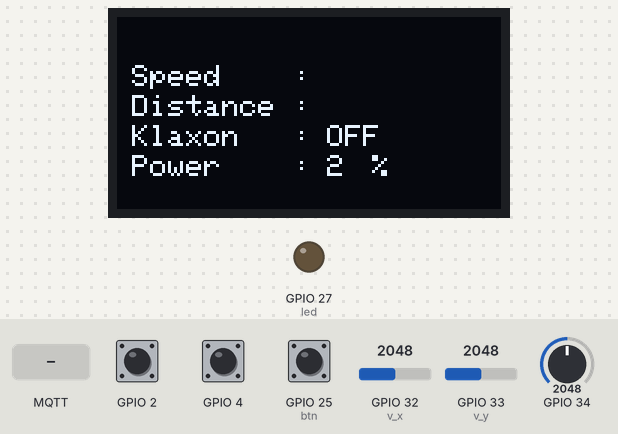
A program run on a simulated ESP32. Shown: 128×64 one-colour display, output pins drawn as LEDs (lit = HIGH). The inputs (shaded band) are chosen by the test bench; at power-on: GPIO 25 (btn) HIGH, GPIO 34 = 2048, GPIO 2 HIGH, GPIO 4 HIGH, GPIO 32 (v_x) = 2048, GPIO 33 (v_y) = 2048. WiFi joins after 1.5 s; servers stay silent unless stated; no MQTT or app messages arrive unless stated; what the program prints to the serial monitor is not drawn.

Above: at 6.1 s.
6.2 s: GPIO 25 (btn) pulled LOW for 0.15 s
At 7.7 s:
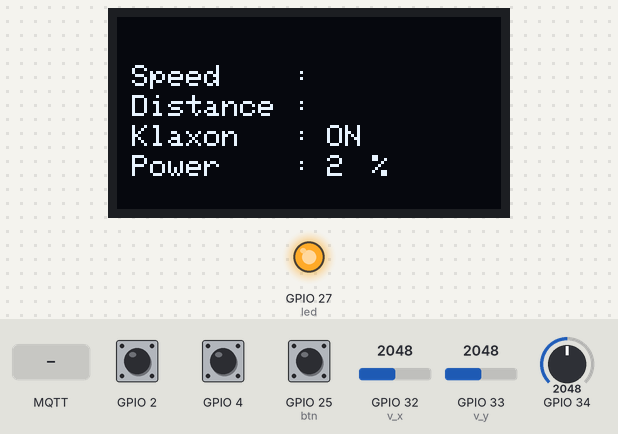
8.0 s: GPIO 34 set to 1986
9.8 s: MQTT message "speed" arrives on the first subscribed topic
At 11.1 s:
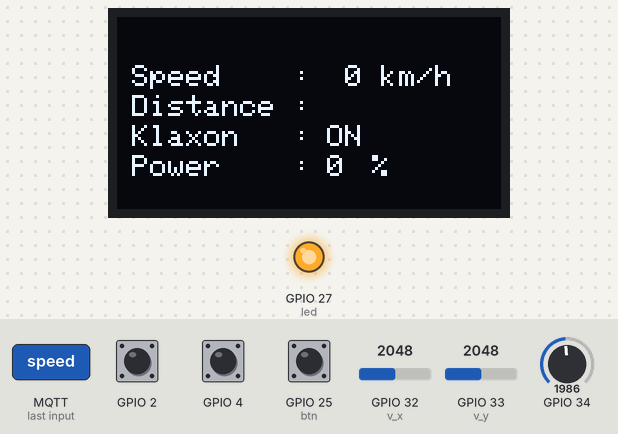
11.5 s: MQTT message "1" arrives on the first subscribed topic
At 12.8 s:
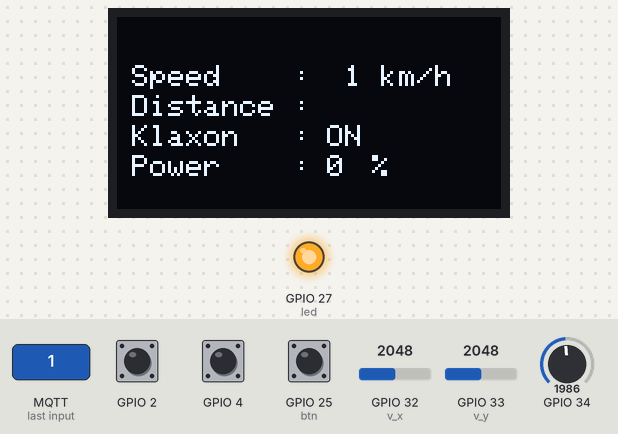
13.1 s: MQTT message "speed" arrives on the second subscribed topic
At 14.5 s:
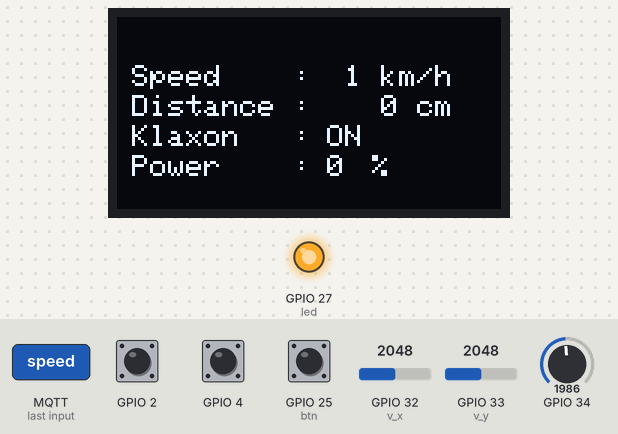
14.8 s: GPIO 34 set to 1228
At 15.3 s:
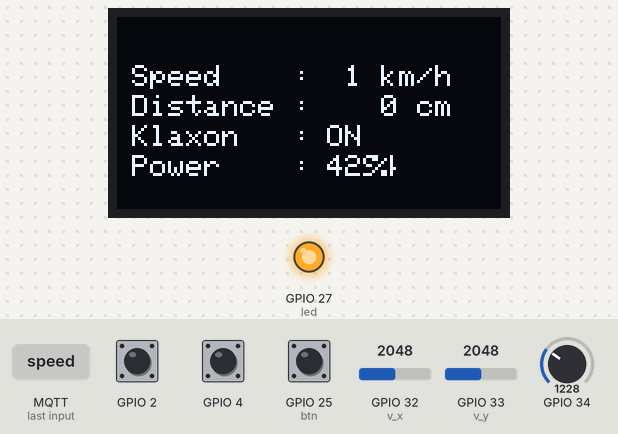
Timing chart, 0 to 17.8 s (numbered marks = the images above; inputs shaded):
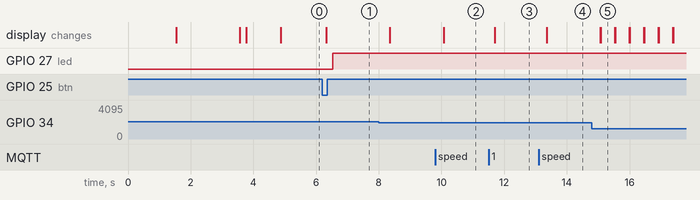

The program:

main.cpp
```cpp
#include <Arduino.h>
// connect to wifi spot and mqtt server
#include <FreeRTOS.h>
#include <WiFi.h>
#include <PubSubClient.h>
//------------------------------------

// For OLED SSD1306-------------------
#include <Adafruit_GFX.h>
#include <Adafruit_SSD1306.h>
#include <Adafruit_GrayOLED.h>
//------------------------------------

// SSID and password for wifi spot----
const char* ssid = "AntoDB";
const char* password = "3049oQ7%";
//------------------------------------

// ID mqtt server --------------------
const char* mqtt_server = "192.168.137.189";
//------------------------------------

// connecting to wifi ----------------
WiFiClient espClient;
PubSubClient client(espClient);
//------------------------------------

String clientId = "Hello"; // ID client MQTT

TaskHandle_t Task1; // task oled
TaskHandle_t Task2; // task other

#define SCREEN_WIDTH 128 // OLED display width, in pixels
#define SCREEN_HEIGHT 64 // OLED display height, in pixels
#define OLED_RESET -1    // Reset pin # (or -1 if sharing Arduino reset pin)

#define v_y 33 // pinout y joystick
#define v_x 32 // pinout x joystick
#define btn 25 // pinout button joystick
#define led 27 // pinout led

char data_x[5];   // char values x joystick to send
char data_y[5];   // char values y joystick to send
char data_T0[5];  // char values touch button (T0) to send
char data_T2[5];  // char values touch button (T2) to send
char send_btn[5]; // char values button to send
int value_x;      // variable x joystick
int value_y;      // variable y joystick
int battery;
int battery_map;
char str_battery[5];
char test_battery[5];
//--------- Touch button---------------------------
int value_T0;  // variable touch button (T0)
int value_T2;  // variable touch button (T2)
int value_VT0; // values touch button (T0)
int value_VT2; // values touch button (T2)

int counter1;  //evite des erreurs d'envoie sur T0
int counter2;  //evite des erreurs d'envoie sur T2

//********************************************
int send_VT0; // values of T0 send to MQTT
int send_VT2; // values of T2 send to MQTT
//********************************************
int pre_send_VT0; // values used to send (values of T0)when its differents
int pre_send_VT2; // values used to send (values of T2)when its differents
char puplish_VT0[5]; // send to MQTT in form of char*
char puplish_VT2[5]; // send to MQTT in form of char*
//--------------------------------------------------

//---------------------data-------------------------
int state1_joy = 0;   // valeur par defaut 0 utilisé pour le systeme d'envoie de donnée
int pre1_joy = 0;     // valeur par defaut 0 utilisé pour le systeme d'envoie de donnée
char etat1_joy[5];    // utiliser pour envoyer les données
int state2_joy = 0;   // valeur par defaut 0 utilisé pour le systeme d'envoie de donnée
int pre2_joy = 0;     // valeur par defaut 0 utilisé pour le systeme d'envoie de donnée
char etat2_joy[5];    // utiliser pour envoyer les données
int speed_v;          // utiliser pour récupérer la valeur du topic speed
int distance;         // utiliser pour récupérer la valeur du topic distance
char str_speed[10];   // utiliser pour la convertion et de pouvoir imprimer sur le oled
char str_distance[10];// utiliser pour la convertion et de pouvoir imprimer sur le oled
//--------------------------------------------------
int etat_led = 0;       // etat de la led par défaut
int ledState = LOW;     // the current state of LED
int lastButtonState;    // the previous state of button
int currentButtonState; // the current state of button
// Declaration for an SSD1306 display connected to I2C (SDA, SCL pins)

int OLEDclock;
int oldOLEDclock;

Adafruit_SSD1306 display(SCREEN_WIDTH, SCREEN_HEIGHT, &Wire, OLED_RESET);

void setup_wifi() {
  delay(10);
  // We start by connecting to a WiFi network
  Serial.println();
  Serial.print("Connecting to ");
  Serial.println(ssid);
  WiFi.begin(ssid, password);
  while (WiFi.status() != WL_CONNECTED) {
    delay(500);
    Serial.print(".");
  }
  Serial.println("");
  Serial.print("WiFi connected - ESP IP address: ");
  Serial.println(WiFi.localIP());
}

void callback(String topic, byte* payload, unsigned int length) {
  Serial.print("Message arrived on topic: ");
  Serial.print(topic);
  Serial.print(". Message: ");
  String messageTemp;

  for (int i = 0; i < length; i++) {
    Serial.print((char)payload[i]);
  }
  Serial.println();

  char buffer1[length+1];// On crée une variable local de buffer
  for (int i = 0; i < length+1; i++) {// On relis tous les caractères reçus sur le topic
    buffer1[i] = (char)payload[i];// On enregistre tous les caractères que l'on a besoin (uniquement)
  }
  if (String(topic) == "speed") {// On vérifie si c'est le bon topic
    speed_v = atoi(buffer1);
    sprintf(str_speed, "%2u km/h", speed_v);
  }
  if (String(topic) == "distance") {// On vérifie si c'est le bon topic
    distance = atoi(buffer1);
    sprintf(str_distance, "%4u cm ", distance);
  }
}

void reconnect() {
  // Loop until we're reconnected
  while (!client.connected()) {
    Serial.print("Attempting MQTT connection...");
    // Attempt to connect

    if (client.connect("Hola")) {
      Serial.println("connected");
      // Subscribe or resubscribe to a topic

      //subscribe to topic room/lamp
      client.subscribe("speed");
      //subscribe to topic room_R
      client.subscribe("distance");


    } else {
      Serial.print("failed, rc=");
      Serial.print(client.state());
      Serial.println(" try again in 5 seconds");
      // Wait 5 seconds before retrying
      delay(5000);
    }
  }
}

void printToOLED(int x, int y,  char *message){
  /*
  *Function to print on SSD1306 oled
  */
  display.setCursor(x, y); // place the cursor
  display.setTextColor(WHITE,BLACK); //Superposer les texte
  display.print(message);// write the text
  display.display();// put some delay
}
void Task1code( void * parameter ){
  /*
   * task use to print on oled
   * anything imformation that need to
   * be print on oled are done with
   * this task
   */
  const TickType_t xDelayTask1 = 1 / portTICK_PERIOD_MS ;// delay
  for(;;){

    printToOLED(5,16,"Speed    :");  // afficher "Speed    :" sur le oled aux coordonnées 5 , 16
    printToOLED(70,16,str_speed);    // afficher la valeur dans str_speed sur le oled aux coordonnées 70 , 16
    printToOLED(5,26,"Distance :");  // afficher "Distance :" sur le oled aux coordonnées 5 , 26
    printToOLED(70,26,str_distance); // afficher la valeur dans str_distance sur le oled aux coordonnées 70 , 26
    printToOLED(5,36,"Klaxon   :");  // afficher "Klaxon   :" sur le oled aux coordonnées 5 , 36
    printToOLED(5,46,"Power    :");  // afficher "Power    :" sur le oled aux coordonnées 5 , 46
    printToOLED(70,46,str_battery);  // afficher la valeur dans str_battery sur le oled aux coordonnées 70 , 46
    printToOLED(85,46,"%");          // afficher "%" sur le oled aux coordonnées 85 , 46

    vTaskDelay( xDelayTask1 );// delay

    if (ledState == 1) // si ledState == 1
    {
    printToOLED(70, 36 ,"ON "); // afficher ON sur le oled aux coordonnées 70 , 36
    }
    else if (ledState!= 1)// si ledState est différent de 1
    {
      printToOLED(70, 36 ,"OFF");// afficher OFF sur le oled aux coordonnées 70 , 36
    }
    }
  vTaskDelay( xDelayTask1 ); // delay
  }

void Task2code( void * parameter ){
/*
cette tache faire tout sauf les affichages sur le oled
dans cette tache, on retrouve la lecture des touch button
du joystick, la lecture des topic mais il y a aussi les
traitements de données et l'envoie des données
*/

  const TickType_t xDelayTask2 = 50 / portTICK_PERIOD_MS ;   // remplace la fonction delay (50 ms)
  const TickType_t xDelayTask2_2 = 50 / portTICK_PERIOD_MS ; // remplace la fonction delay (50 ms)
  const TickType_t xDelayTask2_3 = 50 / portTICK_PERIOD_MS ; // remplace la fonction delay (50 ms)
  for(;;){

    if (!client.connected()) {// Si le client pour le MQTT en WiFi n'est pas connecté
    reconnect(); // On appelle la fonction qui demande une reconnexion
  }
  client.loop();

    value_x = analogRead(v_x); // lecture du joystick X
    value_y = analogRead(v_y); // lecture du joystick Y

//======================= Lecture de la batterie ====================================

    battery = analogRead(34); // lire des valeur analogie sur le pine 34
    battery_map = map(battery, 2000,3700,0,100); // remis à l'échelle
    snprintf(str_battery,5,"%u",battery_map); // convertir le int en char* dans battery_map et le mettre dans str_battery

//===================================================================================

//======================= Touche button =============================================

    value_T0 = touchRead(T0); // lecture du touch button T0
    value_T2 = touchRead(T2); // lecture du touch button T2


    if (value_T0 <= 37) // si valeur touch button T0 <= 37
    {
      counter1 +=1; // ajoute +1 au counter1
      if (counter1 >3) // si reste appuyer ( counter1 >3)
      {
        send_VT0 = 1; // mettre 1 à send_VT0
      }
    }
    if (value_T2 <= 37) // si valeur touch button T2 <= 37
    {
      counter2+=1; // ajoute +1 au counter2
       if (counter2 >3) // si reste appuyer ( counter2 >3)
      {
        send_VT2 = 1; // mettre 1 à send_VT2
      }
    }
    if (value_T0 >= 50) // si valeur touch button T0 >= 50
    {
      send_VT0 = 0; // mettre 0 à send_VT0
      counter1 = 0; // remettre à 0 le counter1
    }
    if (value_T2 >= 40) // si valeur touch button T2 >= 50
    {
      send_VT2 = 0; // mettre 0 à send_VT2
      counter2 = 0; // remettre à 0 le counter2
    }

    snprintf(puplish_VT0,5,"%u",send_VT0); // convertir le int en char* dans send_VT0 et le mettre dans puplish_VT0
    snprintf(puplish_VT2,5,"%u",send_VT2); // convertir le int en char* dans send_VT2 et le mettre dans puplish_VT2

//== Pour envoyer les données que quand il y a un changement =========================

    if (send_VT0 != pre_send_VT0) // si send_VT0 est différent que pre_send_VT0
    {
      client.publish("moteur_cam1", puplish_VT0); // publie la donnée dans puplish_VT0 au topic moteur_cam1

    }

    if (send_VT2 != pre_send_VT2) // si send_VT2 est différent que pre_send_VT2
    {
      client.publish("moteur_cam2", puplish_VT2); // publie la donnée dans puplish_VT2 au topic moteur_cam2
    }

    pre_send_VT2 = send_VT2; // copier la donnée dans send_VT2 et la mettre dans pre_send_VT2
    pre_send_VT0 = send_VT0; // copier la donnée dans send_VT0 et la mettre dans pre_send_VT0

//=====================================================================================

    if (value_x>=2000){state1_joy = 1;} //si valeur joystick X lue est >= 2000, mettre 1 dans state1_joy
    if (value_x<=500){state1_joy = 2;} //si valeur joystick X lue est <= 500, mettre 2 dans state1_joy
    if (value_x<=2000 and value_x>=500){state1_joy = 0;} // si le joystick ne bouge pas, mettre 0 dans state1_joy

    if (value_y>=2000){state2_joy = 1;} //si valeur joystick Y lue est >= 2000, mettre 1 dans state2_joy
    if (value_y<=500){state2_joy = 2;} //si valeur joystick Y lue est <= 500, mettre 2 dans state2_joy
    if (value_y<=2000 and value_y>=500){state2_joy = 0;} // si le joystick ne bouge pas, mettre 0 dans state2_joy

    snprintf(etat1_joy,5,"%u",state1_joy); // convertir le int en char* dans state1_joy et le mettre dans etat1_joy
    snprintf(etat2_joy,5,"%u",state2_joy); // convertir le int en char* dans state2_joy et le mettre dans etat2_joy

//--------------------- Send only if joystick values are differences ----------------------------
    if (state1_joy != pre1_joy) // si state1_joy est different de pre1_joy
    {
      client.publish("drive",etat1_joy); // publie la valeur dans etat1_joy au topic drive
    }
    pre1_joy = state1_joy; // copier la donnée dans state1_joy et la mettre dans pre1_joy

    if (state2_joy != pre2_joy) // si state2_joy est different de pre2_joy
    {
      client.publish("turn",etat2_joy); // publie la valeur dans etat2_joy au topic turn
    }
    pre2_joy = state2_joy; // copier la donnée dans state2_joy et la mettre dans pre2_joy
//-------------------------------------------------------------------------------------------------

//----------------------utilisation posible pour une amélioration----------------------------------

    sprintf(data_x,"%4u",value_x);// convertir le int en char* dans value_x et le mettre dans data_x
    sprintf(data_y,"%4u",value_y);// convertir le int en char* dans value_y et le mettre dans data_y

    sprintf(data_T0,"%3u",value_T0);// convertir le int en char* dans value_T0 et le mettre dans data_T0
    sprintf(data_T2,"%3u",value_T2);// convertir le int en char* dans value_T2 et le mettre dans data_T2

//--------------------------------------------------------------------------------------------------

//--------------- Gestion toogle du bouton ------------------------
    lastButtonState    = currentButtonState; // save the last state
    currentButtonState = digitalRead(btn); // read new state

    if(lastButtonState == HIGH && currentButtonState == LOW)
    {

      ledState = !ledState; // copier l'inverse de la donnée dans ledState et la mettre dans ledState
      if (ledState == 1) // si lesState est égal à 1
      {
        etat_led = 1; // mettre 1 dans etat_led
      }
      else if (ledState!= 1) // si ledState est différent de 1
      {
        etat_led = 0; // mettre 0 dans etat_led
      }
      vTaskDelay( xDelayTask2_2 );// delay toggle
      // control LED arccoding to the toggled state
      snprintf(send_btn,5,"%u",ledState); // convert values to send
      client.publish("buzzer",send_btn); // publish on topic "buzzer"
      digitalWrite(led, ledState); // change state led
    }

    vTaskDelay( xDelayTask2 ); // delay for(;;)
  }
}

void setup() {

  Serial.begin(115200); // initialise le Serial
  pinMode(btn,INPUT_PULLUP); // initialise le bouton
  pinMode(led,OUTPUT); // initialise la led

  setup_wifi(); // appele à la fonction setup_wifi()
  client.setServer(mqtt_server, 1883); // On se connecte au serveur MQTT
  client.setCallback(callback); // set la fonction callback
  if(!display.begin(SSD1306_SWITCHCAPVCC, 0x3C))
  { // Address 0x3D for 128x64
  for(;;); // Don't proceed, loop forever
  }
  delay(2000); // delai de 2 secondes
  display.clearDisplay(); // nettoyer l'écran oled
  xTaskCreatePinnedToCore(Task1code,"Task1",10000,NULL,1,&Task1,1); // creer et lance la tache
  delay(500); // delai de 500 mili secondes

  xTaskCreatePinnedToCore(Task2code,"Task2",10000,NULL,1,&Task2,0); // creer et lance la tache
  delay(500); // delai de 500 mili secondes
}

void loop() {
}
```

Measured:
- after the input at 6.2 s, GPIO 27 (led): LOW → HIGH after 0.33 s; the display: changes after 0.12 s (image 1)
- after the input at 9.8 s, the display: changes after 0.27 s (image 2)
- after the input at 11.5 s, the display: changes after 0.19 s (image 3)
- after the input at 13.1 s, the display: changes after 0.26 s (image 4)
- after the input at 14.8 s, the display: first changes after 0.26 s (image 5 shows a later state)
- what the display in image 5 shows lasts 0.4 s, from 15.1 s to 15.5 s
